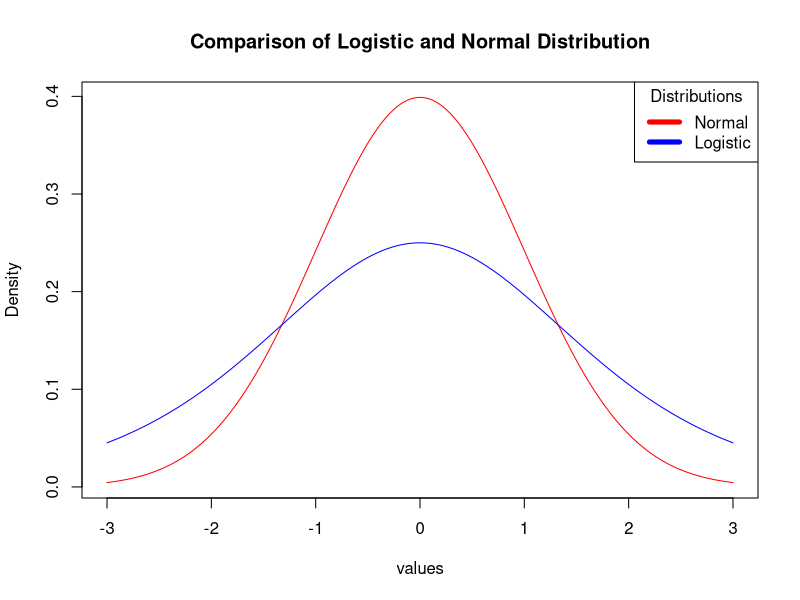

R code for this plot:
uh <- seq(-3, 3, length = 1000)

x <- dlogis(uh)
y <- dnorm(uh)

colors <- c("red", "blue")
labels <- c("Normal", "Logistic")

plot(uh, y, type="l", col=colors[1], xlab="values", ylab= "Density", main = "Comparison of Logistic and Normal Distribution")
plot.new=TRUE
lines(uh, x, col=colors[2])

legend("topright", title = "Distributions", labels, lwd = 5, col=colors)

